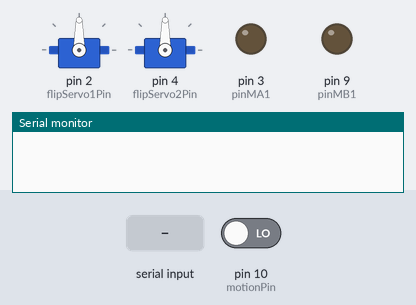
Recording of a sketch running on a simulated Arduino Uno, built with avr-gcc and run on an emulated ATmega328P. Shown: 2 × servo, output pins drawn as LEDs (lit = HIGH), the last lines printed to the serial monitor. The test bench sets the inputs (shaded band); at power-on: pin 10 (motionPin) LOW.

Above: at 1.2 s.
1.3 s: "c" received over Serial
At 1.55 s:
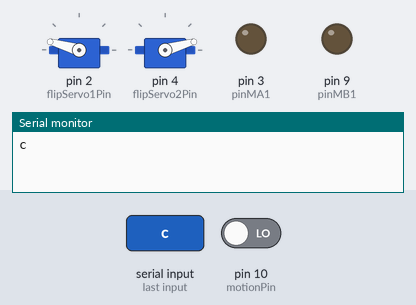
3.5 s: "g" received over Serial
At 5.5 s:
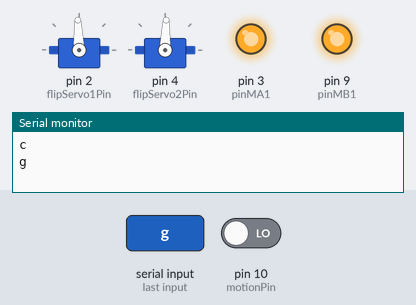
Timing chart, 0 to 7.0 s (numbered marks = the images above; inputs shaded):
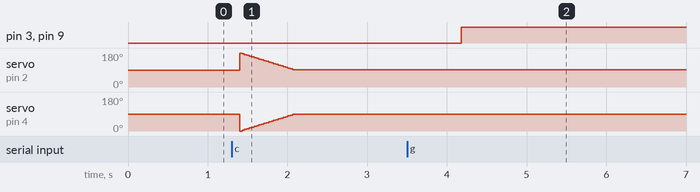

The sketch:

main.ino
```cpp
#include <C:\Users\chen\Desktop\I can't believe it's not trash\main\DFRobotRomeoBLEMini.h>
#include <Servo.h>


const int flipServo1Pin = 2;
const int flipServo2Pin = 4;
const int motionPin = 10;
//const int greenLedPin = 7;
//const int redLedPin = 8;
//const int buzzerPin = 13;


Servo flipServo1, flipServo2;
DFRobotRomeoBLEMini liftMotors;

void setup()
{
  pinMode(flipServo1Pin, OUTPUT);
  pinMode(flipServo2Pin, OUTPUT);
  pinMode(motionPin, INPUT);
//  pinMode(greenLedPin, OUTPUT);
//  pinMode(redLedPin, OUTPUT);
//  pinMode(buzzerPin, OUTPUT);
  Serial.begin(9600);
  flipServo1.attach(flipServo1Pin);
  flipServo2.attach(flipServo2Pin);
}

//void greenLedOn() {
//  digitalWrite(greenLedPin, HIGH);
//
//void greenLedOff() {
//  digitalWrite(greenLedPin, LOW);
//}
//void redLedOn() {
//  digitalWrite(redLedPin, HIGH);
//}
//void redLedOff() {
//  digitalWrite(redLedPin, LOW);
//}

void flip() {
  int pos = 0;
  int speed = 2;
  for (pos = 0; pos < 90; pos += speed)
  {
    flipServo1.write(180-pos);
    flipServo2.write(pos);
    delay(15);
  }
}
void fliphold(){
  flipServo1.write(90);
  flipServo2.write(90);
}
void flipback() {
  int pos = 0;
  int speed = 2;
  for (pos = 90; pos >= 1; pos -= speed)
  {
    flipServo1.write(pos);
    flipServo2.write(180 - pos);
    delay(15);
  }
}

void platformUp() {
  liftMotors.speed(255, 255);
}

void platformDown() {
  liftMotors.speed(-255, -255);
}

void platformHold() {
  liftMotors.speed(0, 0);
}

boolean motionDetect() {
  boolean detected = false;
  if (digitalRead(motionPin) == 1) detected = true;
  return detected;
}

void identify() {
  if (motionDetect()) {
    platformDown();
    delay(4000);
  }

}
//
//void buzzer()
//{
//  unsigned char i, j;
//
//  for (i = 0; i < 100; i++)
//  {
//    digitalWrite(buzzerPin, HIGH);
//    delay(2);
//    digitalWrite(buzzerPin, LOW);
//    delay(2);
//  }
//}
void check() {
  char inByte = ' ';
  if (Serial.available()) { // only send data back if data has been sent
    char inByte = Serial.read(); // read the incoming data
    Serial.println(inByte); // send the data back in a new line so that it is not all one long line
    if (inByte == 'c') {
      flip();
      delay(2000);
    }
    else if (inByte == 'g' || inByte == 'p'){
//      buzzer();
//      delay(500);
      platformUp();
      delay(4000);
      platformHold();
      delay(4000);
    }
  }
  delay(100); // delay for 1/10 of a second
}
void loop()
{
  //Serial.println(String(m8 l/otionDetect()));
  //redLedOn();
  //platformUp();
  //delay(4000);
  //platformDown();
  //delay(4000);
  //buzzer();
  //platformHold();
  identify();
  check();
  //flip();
  //delay(2000);
  //flipback();
  //delay(500);

}
```

DFRobotRomeoBLEMini.cpp
```cpp
// (licence header left out)
#include "DFRobotRomeoBLEMini.h"

/*!
 *  @brief DFRobotRomeoBLEMini Constractor
 *
 *  @param theReverseMA If set true, the direction of MA motor will be reverse.
 *  @param theReverseMB If set true, the direction of MB motor will be reverse.
 *  @param thePinMA1    MA1 pin number
 *  @param thePinMA2    MA2 pin number
 *  @param thePinMB1    MB1 pin number
 *  @param thePinMB2    MB2 pin number
 */
DFRobotRomeoBLEMini::DFRobotRomeoBLEMini(bool theReverseMA, bool theReverseMB, int thePinMA1, int thePinMA2, int thePinMB1, int thePinMB2)
{
  reverseMA=theReverseMA;
  reverseMB=theReverseMB;
  pinMA1=thePinMA1;
  pinMA2=thePinMA2;
  pinMB1=thePinMB1;
  pinMB2=thePinMB2;
}

/*!
 *  @brief set the speed and dirction of the motors, from -255 to 255.
 *
 *  @param motorMA speed and dirction of motorMA
 *  @param motorMB speed and dirction of motorMB
 */
void DFRobotRomeoBLEMini::speed(int motorMA, int motorMB)
{
  if (reverseMA) {
    motorMA=-motorMA;
  }
  if (reverseMB) {
    motorMB=-motorMB;
  }

  motorMA=constrain(motorMA, -255, 255);
  motorMB=constrain(motorMB, -255, 255);

  if (motorMA>0) {
    analogWrite(pinMA1, motorMA);
    digitalWrite(pinMA2, LOW);
  }
  else{
    analogWrite(pinMA1, 255+motorMA);
    digitalWrite(pinMA2, HIGH);
  }

  if (motorMB>0) {
    analogWrite(pinMB1, motorMB);
    digitalWrite(pinMB2, LOW);
  }
  else{
    analogWrite(pinMB1, 255+motorMB);
    digitalWrite(pinMB2, HIGH);
  }
}
```

DFRobotRomeoBLEMini.h
```cpp
// (licence header left out)
#include "Arduino.h"

#ifndef DFRobotRomeoBLEMini_cpp
  #define DFRobotRomeoBLEMini_cpp

class DFRobotRomeoBLEMini {

  int pinMA1;
  int pinMA2;
  int pinMB1;
  int pinMB2;

  bool reverseMA;
  bool reverseMB;

public:

  /*!
   *  @brief DFRobotRomeoBLEMini Constractor
   *
   *  @param theReverseMA If set true, the direction of MA motor will be reverse.
   *  @param theReverseMB If set true, the direction of MB motor will be reverse.
   *  @param thePinMA1    MA1 pin number
   *  @param thePinMA2    MA2 pin number
   *  @param thePinMB1    MB1 pin number
   *  @param thePinMB2    MB2 pin number
   */
  DFRobotRomeoBLEMini(bool theReverseMA = false, bool theReverseMB = false, int thePinMA1=3, int thePinMA2=5, int thePinMB1=9, int thePinMB2=6);

  /*!
   *  @brief set the speed and dirction of the motors, from -255 to 255.
   *
   *  @param motorMA speed and dirction of motorMA
   *  @param motorMB speed and dirction of motorMB
   */
  void speed(int motorMA, int motorMB);
};


#endif
```

Measured:
- after the input at 3.5 s, pin 3 (pinMA1), pin 9 (pinMB1): LOW → HIGH after 0.68 s
